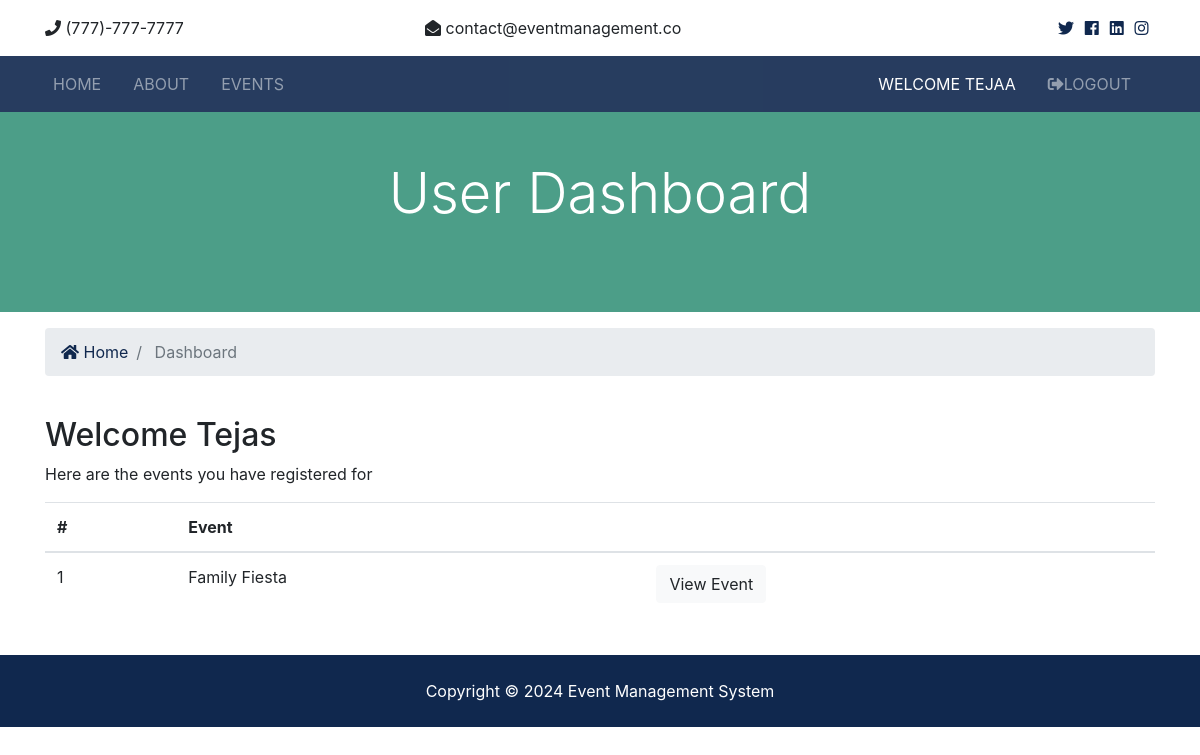
The page /accounts/dashboard (signed in) on the database as committed earlier.
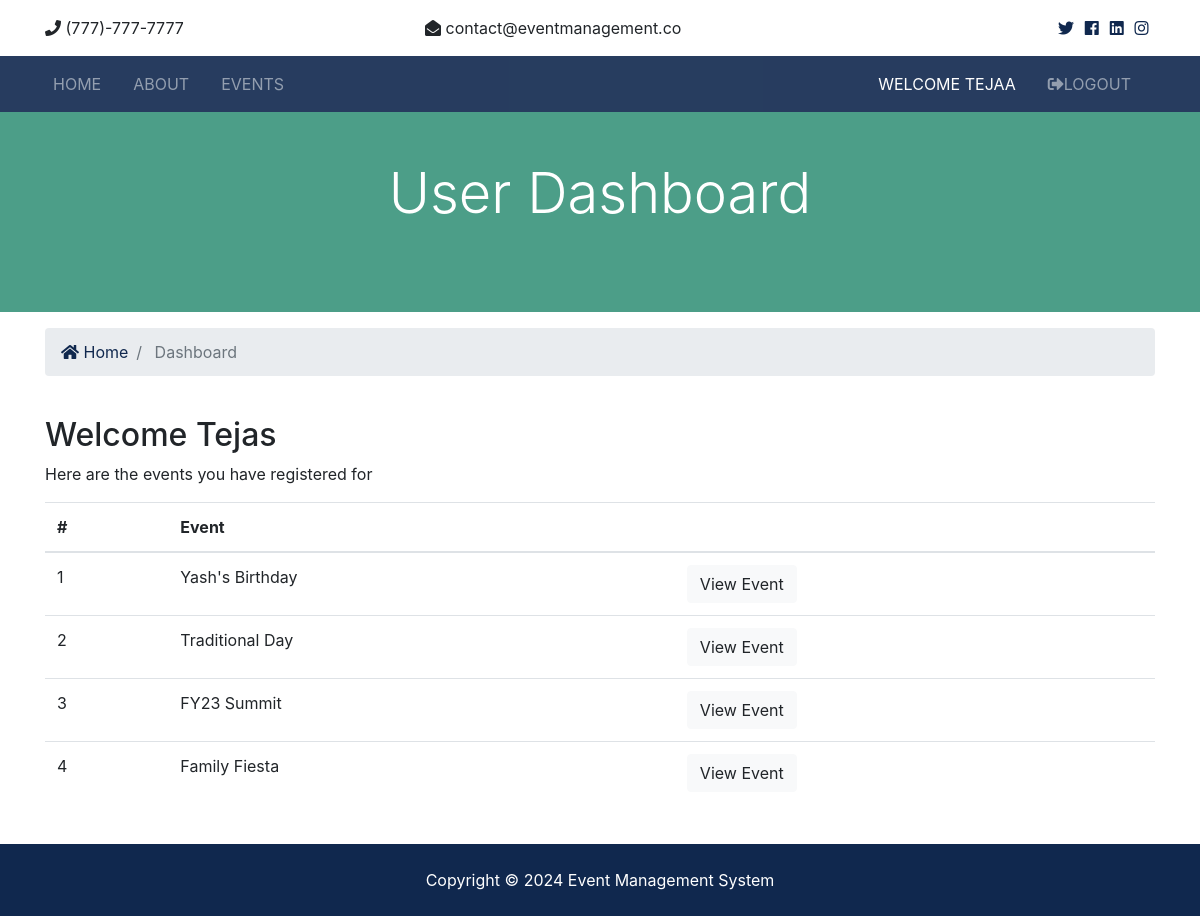
The same page on the database as committed later.
### participant/models.py (models this page shows, shortened)
class Participant(models.Model):
    event = models.CharField(max_length=200)
    event_id = models.IntegerField()
    name = models.CharField(max_length=100)
    email = models.CharField(max_length=100)
    participated_date = models.DateField(default=datetime.now)
    user_id = models.IntegerField(blank=True)
    p_photo = models.ImageField(upload_to=user_directory_path,blank=False)

### accounts/views.py (the view)
# urls.py: path('dashboard',views.dashboard,name='dashboard'),
def dashboard(request):
    user_contacts = Participant.objects.order_by('-participated_date').filter(user_id=request.user.id)
    context = {
        'participants' : zip(user_contacts, range(1,len(user_contacts)+1))
    }
    return render(request,'accounts/dashboard.html',context)

### templates/accounts/dashboard.html (shortened to what this page needs)
{% extends 'base.html' %}
{% block content %}
<section id="showcase-inner" class="py-5 text-white">
    <div class="container">
      <div class="row text-center">
        <div class="col-md-12">
          <h1 class="display-4">User Dashboard</h1>
        </div>
      </div>
    </div>
  </section>
  <section id="bc" class="mt-3">
    <div class="container">
      <nav aria-label="breadcrumb">
        <ol class="breadcrumb">
          <li class="breadcrumb-item">
            <a href="{% url 'index' %}">
              <i class="fas fa-home"></i> Home</a>
          </li>
          <li class="breadcrumb-item active"> Dashboard</li>
        </ol>
      </nav>
    </div>
  </section>
  <section id="dashboard" class="py-4">
    <div class="container">
      <div class="row">
        <div class="col-md-12">
          <h2>Welcome {{ user.first_name }}</h2>
          {% if participants %}
            <p>Here are the events you have registered for</p>
            <table class="table">
              <thead>
                <tr>
                  <th scope="col">#</th>
                  <th scope="col">Event</th>
                  <th></th>
                </tr>
              </thead>
              <tbody>
                {% for participant,i in participants %}
                  <tr>
                    <td>{{ i }}</td>
                    <td>{{ participant.event }}</td>
                    <td>
                      <a class="btn btn-light" href="{% url 'event' participant.event_id %}">View Event</a>
                    </td>
                  </tr>
                {% endfor %}
              </tbody>
            </table>
          {% else %}
            <p>You have not made any inquiries</p>
          {% endif %}
        </div>
      </div>
    </div>
  </section>
{% endblock %}

### templates/base.html (shortened to what this page needs)
{% load static %}
<!DOCTYPE html>
<html lang="en">
<head>
  <link rel="stylesheet" href="{% static 'css/all.css' %}">
  <link rel="stylesheet" href="{% static 'css/bootstrap.css' %}">
  <link rel="stylesheet" href="{% static 'css/style.css' %}">
  <link rel="stylesheet" href="{% static 'css/lightbox.min.css' %}">
</head>
<body>
    {% include 'partials/_topbar.html' %}
    {% include 'partials/_navbar.html' %}
    {% block content %} {% endblock %}
    {% include 'partials/_footer.html' %}
</body>
</html>

### templates/partials/_topbar.html
  <section id="top-bar" class="p-3">
    <div class="container">
      <div class="row">
        <div class="col-md-4">
          <i class="fas fa-phone"></i> (777)-777-7777
        </div>
        <div class="col-md-4">
          <i class="fas fa-envelope-open"></i> contact@eventmanagement.co
        </div>
        <div class="col-md-4">
          <div class="social text-right">
            <a href="#">
              <i class="fab fa-twitter"></i>
            </a>
            <a href="#">
              <i class="fab fa-facebook"></i>
            </a>
            <a href="#">
              <i class="fab fa-linkedin"></i>
            </a>
            <a href="#">
              <i class="fab fa-instagram"></i>
            </a>
          </div>
        </div>
      </div>
    </div>
  </section>

### templates/partials/_navbar.html (shortened to what this page needs)
{% load static %}
  <nav class="navbar navbar-expand-lg navbar-dark bg-primary sticky-top">
    <div class="container">
      <div class="collapse navbar-collapse" id="navbarNavAltMarkup">
        <ul class="navbar-nav">
          <li
          {% if '/' == request.path %}
            class="nav-item active mr-3"
          {% else %}
            class="nav-item mr-3"
          {% endif %}
          >
            <a class="nav-link" href="{% url 'index' %}">Home</a>
          </li>
          <li
          {% if 'about' in request.path %}
            class="nav-item active mr-3"
          {% else %}
            class="nav-item mr-3"
          {% endif %}
          >
            <a class="nav-link" href="{% url 'about' %}">About</a>
          </li>
          <li
          {% if 'events' in request.path %}
            class="nav-item active mr-3"
          {% else %}
            class="nav-item mr-3"
          {% endif %}
          >
            <a class="nav-link" href="{% url 'events' %}"> Events</a>
          </li>
        </ul>
        <ul class="navbar-nav ml-auto">
          {% if user.is_authenticated %}
            <li
            {% if 'dashboard' in request.path %}
              class="nav-item active mr-3"
            {% else %}
              class="nav-item mr-3"
            {% endif %}
            >
              <a class="nav-link"
              {% if user.is_superuser %}
                href="{% url 'admin:index' %}"
              {% else %}
                href="{% url 'dashboard' %}"
              {% endif %}
              >
                Welcome {{ user.username }}</a>
            </li>
            <li class="nav-item mr-3">
              <a href="javascript:{document.getElementById('logout').submit()}" class="nav-link">
                <i class="fas fa-sign-out-alt"></i>Logout
              </a>
            </li>
          {% endif %}
        </ul>
      </div>
    </div>
  </nav>

### templates/partials/_footer.html
  <footer id="main-footer" class="py-4 bg-primary text-white text-center">
    Copyright &copy;
    <span class="year"></span> Event Management System
  </footer>

### eventmanagement/static/css/all.css (style rules this page uses)
.fa, .fas, .far, .fal, .fab { -moz-osx-font-smoothing: grayscale; -webkit-font-smoothing: antialiased; display: inline-block; font-style: normal; font-variant: normal; text-rendering: auto; line-height: 1; }
.fa-envelope-open:before { content: "\f2b6"; }
.fa-facebook:before { content: "\f09a"; }
.fa-home:before { content: "\f015"; }
.fa-instagram:before { content: "\f16d"; }
.fa-linkedin:before { content: "\f08c"; }
.fa-phone:before { content: "\f095"; }
.fa-sign-out-alt:before { content: "\f2f5"; }
.fa-twitter:before { content: "\f099"; }
.fab { font-family: 'Font Awesome 5 Brands'; }
.fa, .fas { font-family: 'Font Awesome 5 Free'; font-weight: 900; }

### eventmanagement/static/css/style.css (style rules this page uses)
.navbar { opacity: 0.9; text-transform: uppercase; }
.social a { margin-right: 0.4rem; }
#showcase-inner { background: url(../img/building.jpg) no-repeat top center fixed/cover; position: relative; overflow: hidden; min-height: 200px; }
#showcase-inner::before { content: ''; position: absolute; top: 0; left: 0; min-height: 100%; width: 100%; background: rgba(32, 134, 107, 0.8); }

Rows that differ between the two databases and show on the page:
added Participant: i "1", event "Yash's Birthday"
added Participant: user "2", event "Traditional Day"
added Participant: id "3", event "FY23 Summit"
computed for Participant "Family Fiesta": id "1" → "4"
